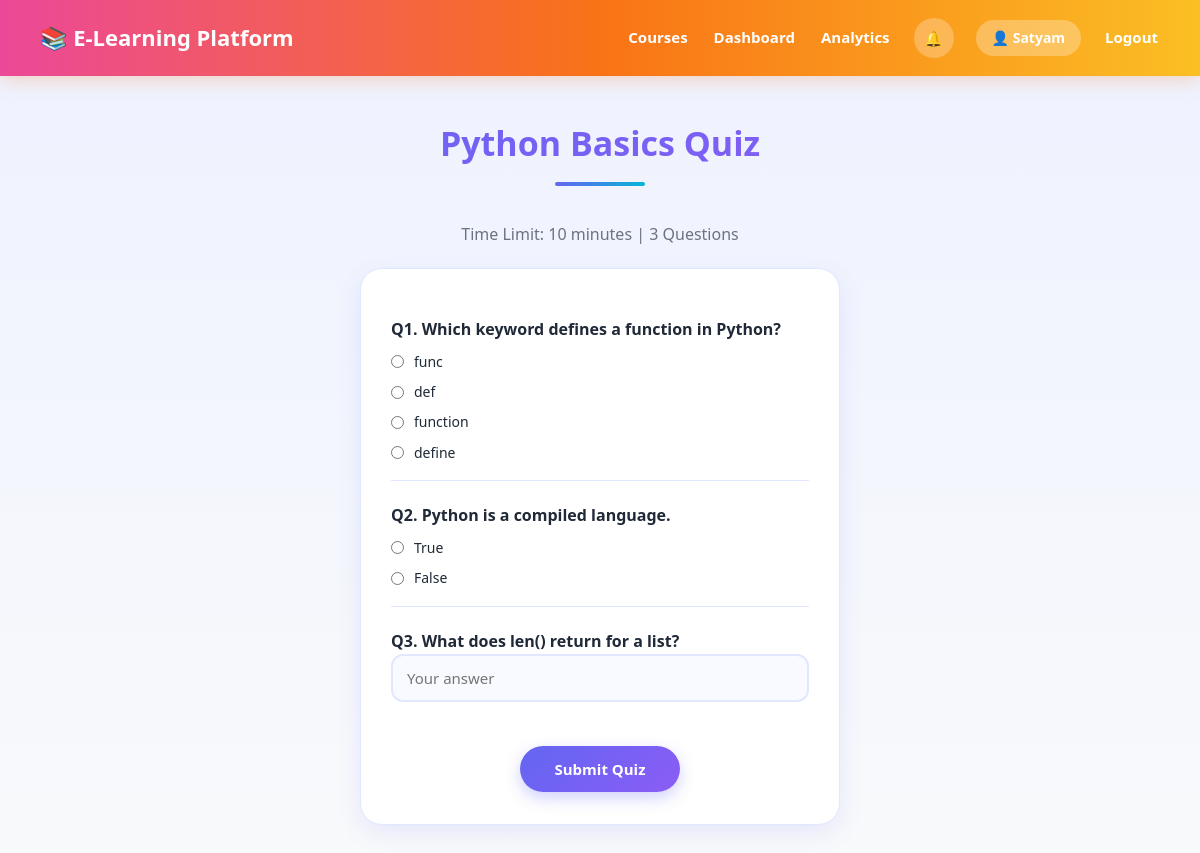
/quiz/1/attempt (signed in), run on the app's committed database.
### tables this page shows
CREATE TABLE quizzes (
            id INTEGER PRIMARY KEY AUTOINCREMENT,
            course_id INTEGER NOT NULL,
            title TEXT NOT NULL,
            time_limit INTEGER DEFAULT 10,
            FOREIGN KEY (course_id) REFERENCES courses(id)
        );

CREATE TABLE questions (
            id INTEGER PRIMARY KEY AUTOINCREMENT,
            quiz_id INTEGER NOT NULL,
            qtext TEXT NOT NULL,
            qtype TEXT NOT NULL CHECK(qtype IN ('mcq','truefalse','short')),
            option_a TEXT, option_b TEXT, option_c TEXT, option_d TEXT,
            correct_answer TEXT NOT NULL,
            FOREIGN KEY (quiz_id) REFERENCES quizzes(id)
        );

### app.py (the view, shortened to what this page needs)
@app.route("/quiz/<int:quiz_id>/attempt", methods=["GET", "POST"])
def attempt_quiz(quiz_id):
    if not login_required("student"):
        flash("Only students can attempt quizzes.", "error")
        return redirect(url_for("login"))
    conn = get_db()
    quiz = conn.execute("SELECT * FROM quizzes WHERE id = ?", (quiz_id,)).fetchone()
    if not quiz:
        flash("Quiz not found.", "error")
        conn.close()
        return redirect(url_for("student_dashboard"))
    questions = conn.execute("SELECT * FROM questions WHERE quiz_id = ?", (quiz_id,)).fetchall()
    conn.close()
    return render_template("attempt_quiz.html", quiz=quiz, questions=questions)

### app.py (called while the page is built)
def get_db():
    conn = sqlite3.connect(DB_PATH)
    conn.row_factory = sqlite3.Row
    conn.execute("PRAGMA foreign_keys = ON")
    return conn

def login_required(role=None):
    if "user_id" not in session:
        return False
    if role and session.get("role") != role:
        return False
    return True

@app.context_processor
def inject_notifications():
    if "user_id" in session:
        conn = get_db()
        count = conn.execute(
            "SELECT COUNT(*) as c FROM notifications WHERE user_id = ? AND is_read = 0",
            (session["user_id"],),
        ).fetchone()["c"]
        conn.close()
        return {"unread_count": count}
    return {"unread_count": 0}

### templates/attempt_quiz.html (shortened to what this page needs)
{% extends "base.html" %}
{% block content %}
    <h2>{{ quiz.title }}</h2>
    <p class="muted">Time Limit: {{ quiz.time_limit }} minutes | {{ questions|length }} Questions</p>
    <form method="POST" class="form-card">
        {% for q in questions %}
            <div class="question-block">
                <p><strong>Q{{ loop.index }}. {{ q.qtext }}</strong></p>
                {% if q.qtype == 'mcq' %}
                    <label><input type="radio" name="question_{{ q.id }}" value="{{ q.option_a }}" required> {{ q.option_a }}</label>
                    <label><input type="radio" name="question_{{ q.id }}" value="{{ q.option_b }}"> {{ q.option_b }}</label>
                    <label><input type="radio" name="question_{{ q.id }}" value="{{ q.option_c }}"> {{ q.option_c }}</label>
                    <label><input type="radio" name="question_{{ q.id }}" value="{{ q.option_d }}"> {{ q.option_d }}</label>
                {% elif q.qtype == 'truefalse' %}
                    <label><input type="radio" name="question_{{ q.id }}" value="True" required> True</label>
                    <label><input type="radio" name="question_{{ q.id }}" value="False"> False</label>
                {% else %}
                    <input type="text" name="question_{{ q.id }}" placeholder="Your answer" required>
                {% endif %}
            </div>
        {% endfor %}
        <button type="submit" class="btn">Submit Quiz</button>
    </form>
{% endblock %}

### static/style.css (style rules this page uses)
:root { --primary: #6366f1; --primary-dark: #4f46e5; --violet: #8b5cf6; --cyan: #06b6d4; --text: #1f2937; --muted: #6b7280; --danger: #ef4444; --danger-dark: #dc2626; --success: #10b981; --border: #e0e7ff; --card-bg: #ffffff; --shadow: 0 8px 24px rgba(99, 102, 241, 0.12); }
* { margin: 0; padding: 0; box-sizing: border-box; }
body { font-family: 'Segoe UI', Arial, sans-serif; background: linear-gradient(180deg, #eef2ff 0%, #f9fafb 100%) fixed; color: var(--text); line-height: 1.6; min-height: 100vh; }
h2 { text-align: center; font-size: 34px; font-weight: 800; margin-bottom: 36px; background: linear-gradient(90deg, var(--primary), var(--violet)); -webkit-background-clip: text; background-clip: text; -webkit-text-fill-color: transparent; position: relative; padding-bottom: 16px; }
h2::after { content: ""; position: absolute; left: 50%; bottom: 0; transform: translateX(-50%); width: 90px; height: 4px; border-radius: 4px; background: linear-gradient(90deg, var(--primary), var(--cyan)); }
.muted { color: var(--muted); }
.container > .muted, .section-wrap > .muted { text-align: center; margin-bottom: 20px; }
.btn { display: inline-flex; align-items: center; justify-content: center; padding: 13px 34px; border: none; border-radius: 50px; background: linear-gradient(135deg, var(--primary), var(--violet)); color: #fff; font: 700 15px 'Segoe UI', Arial, sans-serif; text-decoration: none; cursor: pointer; box-shadow: 0 6px 16px rgba(99, 102, 241, 0.3); transition: transform .15s, box-shadow .15s; }
form { margin: 0; }
.form-card { max-width: 480px; margin: 0 auto 20px; padding: 32px 30px; background: #fff; border: 1px solid var(--border); border-radius: 22px; box-shadow: var(--shadow); display: flex; flex-direction: column; gap: 6px; }
.form-card label { font-weight: 700; font-size: 14px; margin-top: 10px; }
.form-card input[type=text], .form-card input[type=email], .form-card input[type=password], .form-card input[type=number], .form-card input[type=file], .form-card select, .form-card textarea { width: 100%; padding: 12px 14px; border: 2px solid var(--border); border-radius: 12px; font: 15px 'Segoe UI', Arial, sans-serif; background: #f8faff; transition: border-color .2s, box-shadow .2s; }
.form-card .btn { margin-top: 22px; align-self: center; }
.question-block { padding: 16px 0; border-bottom: 1px solid var(--border); }
.question-block:last-of-type { border-bottom: none; }
.question-block label { display: flex; align-items: center; gap: 10px; font-weight: 500; margin-top: 8px; cursor: pointer; }
.question-block input[type=radio] { width: auto; accent-color: var(--primary); }

### data on the page
quizzes: title "Python Basics Quiz", time_limit "10"
questions: qtext "Which keyword defines a function in Python?", option_a "func", option_b "def", option_c "function", option_d "define"
questions: qtext "Python is a compiled language."
questions: qtext "What does len() return for a list?"

### other printed values
{{ session.get('name') }} "Satyam"
{{ questions|length }} "3"
